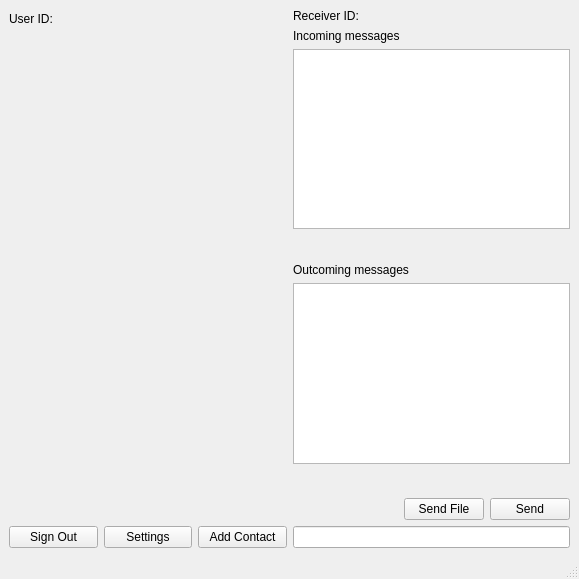
<?xml version="1.0" encoding="UTF-8"?>
<ui version="4.0">
 <class>ChatWindow</class>
 <widget class="QMainWindow" name="ChatWindow">
  <property name="geometry">
   <rect>
    <x>0</x>
    <y>0</y>
    <width>579</width>
    <height>579</height>
   </rect>
  </property>
  <property name="windowTitle">
   <string>MainWindow</string>
  </property>
  <widget class="QWidget" name="centralwidget">
   <layout class="QHBoxLayout" name="horizontalLayout">
    <item>
     <layout class="QVBoxLayout" name="verticalLayout">
      <item>
       <layout class="QHBoxLayout" name="horizontalLayout_4">
        <item>
         <widget class="QLabel" name="userIdLabel">
          <property name="text">
           <string>User ID: </string>
          </property>
         </widget>
        </item>
        <item>
         <spacer name="horizontalSpacer_2">
          <property name="orientation">
           <enum>Qt::Horizontal</enum>
          </property>
          <property name="sizeHint" stdset="0">
           <size>
            <width>40</width>
            <height>20</height>
           </size>
          </property>
         </spacer>
        </item>
       </layout>
      </item>
      <item>
       <spacer name="verticalSpacer">
        <property name="orientation">
         <enum>Qt::Vertical</enum>
        </property>
        <property name="sizeHint" stdset="0">
         <size>
          <width>20</width>
          <height>40</height>
         </size>
        </property>
       </spacer>
      </item>
      <item>
       <layout class="QHBoxLayout" name="horizontalLayout_2">
        <item>
         <widget class="QPushButton" name="signOutButton">
          <property name="text">
           <string>Sign Out</string>
          </property>
         </widget>
        </item>
        <item>
         <widget class="QPushButton" name="settingButton">
          <property name="text">
           <string>Settings</string>
          </property>
         </widget>
        </item>
        <item>
         <widget class="QPushButton" name="addContactButton">
          <property name="text">
           <string>Add Contact</string>
          </property>
         </widget>
        </item>
       </layout>
      </item>
     </layout>
    </item>
    <item>
     <layout class="QVBoxLayout" name="verticalLayout_2">
      <item>
       <widget class="QLabel" name="recvIdLabel">
        <property name="text">
         <string>Receiver ID: </string>
        </property>
       </widget>
      </item>
      <item>
       <widget class="QLabel" name="label">
        <property name="text">
         <string>Incoming messages</string>
        </property>
       </widget>
      </item>
      <item>
       <widget class="QTextBrowser" name="incomingMessage"/>
      </item>
      <item>
       <spacer name="verticalSpacer_2">
        <property name="orientation">
         <enum>Qt::Vertical</enum>
        </property>
        <property name="sizeHint" stdset="0">
         <size>
          <width>20</width>
          <height>40</height>
         </size>
        </property>
       </spacer>
      </item>
      <item>
       <widget class="QLabel" name="label_2">
        <property name="text">
         <string>Outcoming messages</string>
        </property>
       </widget>
      </item>
      <item>
       <widget class="QTextBrowser" name="outcomingMessages"/>
      </item>
      <item>
       <spacer name="verticalSpacer_3">
        <property name="orientation">
         <enum>Qt::Vertical</enum>
        </property>
        <property name="sizeHint" stdset="0">
         <size>
          <width>20</width>
          <height>40</height>
         </size>
        </property>
       </spacer>
      </item>
      <item>
       <layout class="QHBoxLayout" name="horizontalLayout_3">
        <item>
         <spacer name="horizontalSpacer">
          <property name="orientation">
           <enum>Qt::Horizontal</enum>
          </property>
          <property name="sizeHint" stdset="0">
           <size>
            <width>40</width>
            <height>20</height>
           </size>
          </property>
         </spacer>
        </item>
        <item>
         <widget class="QPushButton" name="sendFileButton">
          <property name="text">
           <string>Send File</string>
          </property>
         </widget>
        </item>
        <item>
         <widget class="QPushButton" name="sendButton">
          <property name="text">
           <string>Send</string>
          </property>
         </widget>
        </item>
       </layout>
      </item>
      <item>
       <widget class="QLineEdit" name="msgLineEdit"/>
      </item>
     </layout>
    </item>
   </layout>
  </widget>
  <widget class="QMenuBar" name="menubar">
   <property name="geometry">
    <rect>
     <x>0</x>
     <y>0</y>
     <width>579</width>
     <height>21</height>
    </rect>
   </property>
  </widget>
  <widget class="QStatusBar" name="statusbar"/>
 </widget>
 <resources/>
 <connections/>
</ui>
